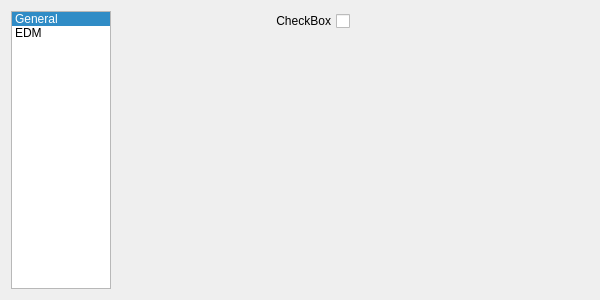
<?xml version="1.0" encoding="UTF-8"?>
<ui version="4.0">
 <class>options_window</class>
 <widget class="QWidget" name="options_window">
  <property name="geometry">
   <rect>
    <x>0</x>
    <y>0</y>
    <width>600</width>
    <height>300</height>
   </rect>
  </property>
  <property name="windowTitle">
   <string>Options</string>
  </property>
  <layout class="QGridLayout" name="gridLayout">
   <item row="0" column="0">
    <layout class="QHBoxLayout" name="horizontalLayout">
     <item>
      <widget class="QListWidget" name="listWidget">
       <property name="sizePolicy">
        <sizepolicy hsizetype="Fixed" vsizetype="Expanding">
         <horstretch>0</horstretch>
         <verstretch>0</verstretch>
        </sizepolicy>
       </property>
       <property name="maximumSize">
        <size>
         <width>100</width>
         <height>16777215</height>
        </size>
       </property>
       <property name="baseSize">
        <size>
         <width>0</width>
         <height>0</height>
        </size>
       </property>
       <property name="currentRow">
        <number>0</number>
       </property>
       <item>
        <property name="text">
         <string>General</string>
        </property>
       </item>
       <item>
        <property name="text">
         <string>EDM</string>
        </property>
       </item>
      </widget>
     </item>
     <item>
      <layout class="QVBoxLayout" name="verticalLayout">
       <item>
        <layout class="QHBoxLayout" name="horizontalLayout_2">
         <item>
          <widget class="QCheckBox" name="checkBox">
           <property name="layoutDirection">
            <enum>Qt::RightToLeft</enum>
           </property>
           <property name="text">
            <string>CheckBox</string>
           </property>
          </widget>
         </item>
         <item>
          <widget class="QLabel" name="label">
           <property name="text">
            <string/>
           </property>
          </widget>
         </item>
        </layout>
       </item>
       <item>
        <spacer name="verticalSpacer">
         <property name="orientation">
          <enum>Qt::Vertical</enum>
         </property>
         <property name="sizeHint" stdset="0">
          <size>
           <width>20</width>
           <height>40</height>
          </size>
         </property>
        </spacer>
       </item>
      </layout>
     </item>
    </layout>
   </item>
  </layout>
 </widget>
 <resources/>
 <connections/>
</ui>
